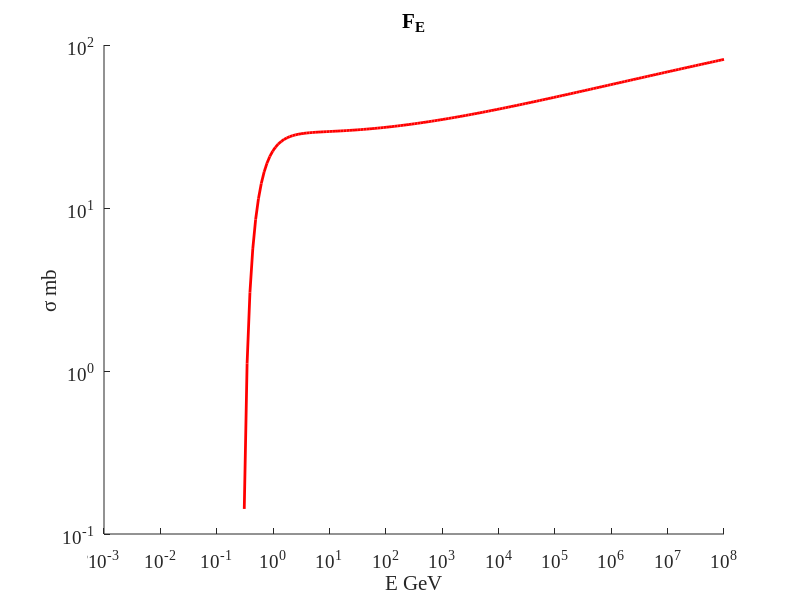

The MATLAB script that drew this image:
clear;

sigma = importdata('outputSigmaInel.dat');

N = size(sigma,1);

r = 5.17E16;
d = 40*3*10^24;
B = 0.346;
n = 2912;
me = 0.91*10^-27;
c = 3*10^10;
c1 = 6.27*10^18;
c5 = 7.25*10^-24;
c6 = 7.97*10^-41;
g = 3;
E0 = me*c*c;
N0 = n*(g-1)*(E0^(g-1));
f = 0.5;
s = 4*f*r/3;

h = 6.626*10^-27;


set(0,'DefaultAxesFontSize',14,'DefaultAxesFontName','Times New Roman');
set(0,'DefaultTextFontSize',20,'DefaultTextFontName','Times New Roman'); 

figure(2);
hold on;
set(gca, 'YScale', 'log');
set(gca, 'XScale', 'log');
title ('F_{E}');
xlabel ('E GeV');
%ylabel ('cm^{-2} erg^{-1} s^{-1}');
ylabel ('\sigma mb');

plot(sigma(1:N,1)/(1E9*1.6E-12),sigma(1:N,2)*1E27,'red','LineWidth',2);
